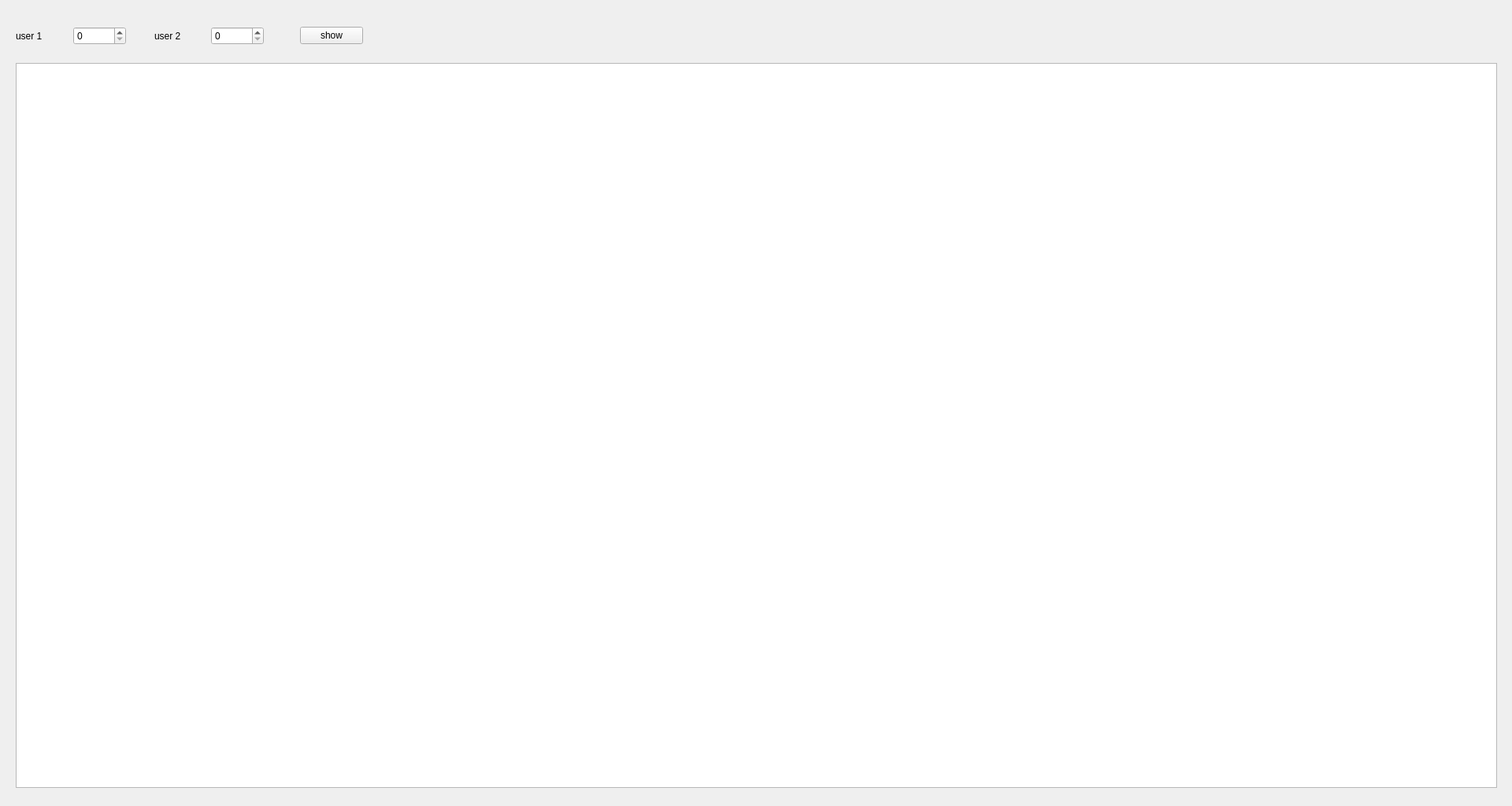
<?xml version="1.0" encoding="UTF-8"?>
<ui version="4.0">
 <class>Track</class>
 <widget class="QWidget" name="Track">
  <property name="geometry">
   <rect>
    <x>0</x>
    <y>0</y>
    <width>1920</width>
    <height>1024</height>
   </rect>
  </property>
  <property name="maximumSize">
   <size>
    <width>1920</width>
    <height>1080</height>
   </size>
  </property>
  <property name="windowTitle">
   <string>Track of two users</string>
  </property>
  <widget class="QWidget" name="widget" native="true">
   <property name="geometry">
    <rect>
     <x>20</x>
     <y>20</y>
     <width>441</width>
     <height>51</height>
    </rect>
   </property>
   <layout class="QHBoxLayout" name="horizontalLayout">
    <item>
     <widget class="QLabel" name="label">
      <property name="text">
       <string>user 1</string>
      </property>
     </widget>
    </item>
    <item>
     <widget class="QSpinBox" name="user1">
      <property name="maximum">
       <number>22324</number>
      </property>
     </widget>
    </item>
    <item>
     <spacer name="horizontalSpacer">
      <property name="orientation">
       <enum>Qt::Horizontal</enum>
      </property>
      <property name="sizeType">
       <enum>QSizePolicy::Fixed</enum>
      </property>
      <property name="sizeHint" stdset="0">
       <size>
        <width>30</width>
        <height>20</height>
       </size>
      </property>
     </spacer>
    </item>
    <item>
     <widget class="QLabel" name="label_2">
      <property name="text">
       <string>user 2</string>
      </property>
     </widget>
    </item>
    <item>
     <widget class="QSpinBox" name="user2">
      <property name="maximum">
       <number>22324</number>
      </property>
     </widget>
    </item>
    <item>
     <spacer name="horizontalSpacer_2">
      <property name="orientation">
       <enum>Qt::Horizontal</enum>
      </property>
      <property name="sizeType">
       <enum>QSizePolicy::Fixed</enum>
      </property>
      <property name="sizeHint" stdset="0">
       <size>
        <width>40</width>
        <height>20</height>
       </size>
      </property>
     </spacer>
    </item>
    <item>
     <widget class="QPushButton" name="show">
      <property name="text">
       <string>show</string>
      </property>
     </widget>
    </item>
   </layout>
  </widget>
  <widget class="QtCharts::QChartView" name="trackView">
   <property name="geometry">
    <rect>
     <x>20</x>
     <y>80</y>
     <width>1881</width>
     <height>921</height>
    </rect>
   </property>
  </widget>
 </widget>
 <customwidgets>
  <customwidget>
   <class>QtCharts::QChartView</class>
   <extends>QGraphicsView</extends>
   <header location="global">qchartview.h</header>
  </customwidget>
 </customwidgets>
 <resources/>
 <connections/>
</ui>
